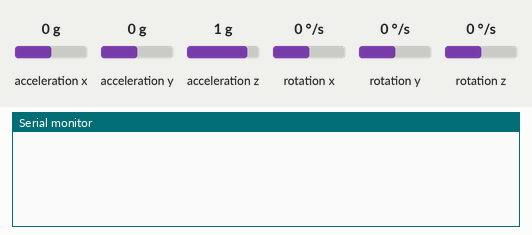
Recording of a sketch running on a simulated ESP32. Shown: the last lines printed to the serial monitor. The test bench sets the inputs (shaded band); at power-on: acceleration z 1 g, acceleration x 0 g, acceleration y 0 g, rotation x 0 °/s, rotation y 0 °/s, rotation z 0 °/s.

Above: at 4.2 s.
4.3 s: acceleration z set to 0 g
At 4.41 s:
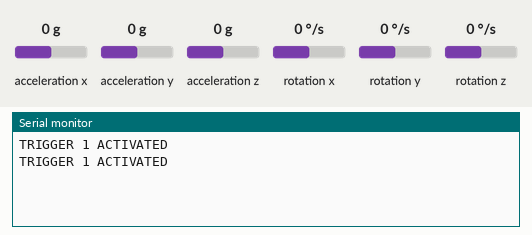
6.0 s: acceleration x set to -1.4 g
At 6.6 s:
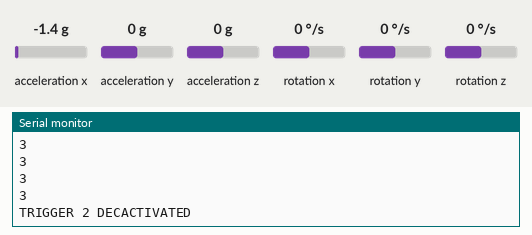

The sketch:

DetectaQueda.ino
```cpp
/**********************************************************************
  Filename    : Acceleration detection
  Description : Read the MPU6050 data and print it out through the serial port
  Auther      : www.freenove.com
  Modification: 2020/07/11
**********************************************************************/
#include <MPU6050_tockn.h>
#include <Wire.h>

#define SDA 13
#define SCL 14

MPU6050 mpu6050(Wire);//Attach the IIC
int16_t AcX,AcY,AcZ,Tmp,GyX,GyY,GyZ;
float ax=0, ay=0, az=0, gx=0, gy=0, gz=0;

boolean fall = false; //stores if a fall has occurred
boolean trigger1=false; //stores if first trigger (lower threshold) has occurred
boolean trigger2=false; //stores if second trigger (upper threshold) has occurred
boolean trigger3=false; //stores if third trigger (orientation change) has occurred
byte trigger1count=0; //stores the counts past since trigger 1 was set true
byte trigger2count=0; //stores the counts past since trigger 2 was set true
byte trigger3count=0; //stores the counts past since trigger 3 was set true
int angleChange=0;
int tempo = 0;

long timer = 0;

void setup() {
  Serial.begin(115200);
  Wire.begin(SDA, SCL);          //attach the IIC pin
  mpu6050.begin();               //initialize the MPU6050
  mpu6050.calcGyroOffsets(true); //get the offsets value
}
// Void loop function - running continuously
void loop()
{
    tempo = millis();
    mpu6050.update();            //update the MPU6050
    getMotion6();                //gain the values of Acceleration and Gyroscope value
    ax = (AcX-2050)/16384.00;
    ay = (AcY-77)/16384.00;
    az = (AcZ-1947)/16384.00;
    gx = (GyX+270)/131.07;
    gy = (GyY-351)/131.07;
    gz = (GyZ+136)/131.07;

    // calculating Amplitute vactor for 3 axis
    float Raw_Amp = pow(pow(ax,2)+pow(ay,2)+pow(az,2),0.5);
    int Amp = Raw_Amp * 10;  // Multiplied by 10 to values are between 0 to 1
    //Serial.println(Amp);
    if (Amp<=2 && trigger2==false) //if AM breaks lower threshold (0.4g)
    {
        trigger1=true;
        Serial.println("TRIGGER 1 ACTIVATED");
    }
    if (trigger1==true)
    {
        trigger1count++;
        if (Amp>=12) //if AM breaks upper threshold (3g)
        {
            trigger2=true;
            Serial.println("TRIGGER 2 ACTIVATED");
            trigger1=false; trigger1count=0;
        }
    }
    // Trigger function
    if (trigger2==true)
    {
        trigger2count++;
        angleChange = pow(pow(gx,2)+pow(gy,2)+pow(gz,2),0.5); Serial.println(angleChange);
        if (angleChange>=30 && angleChange<=400) //if orientation changes by between 80-100 degrees
        {
            trigger3=true; trigger2=false; trigger2count=0;
            Serial.println(angleChange);
            Serial.println("TRIGGER 3 ACTIVATED");
        }
    }
    if (trigger3==true)
    {
        trigger3count++;
        if (trigger3count>=10)
        {
            angleChange = pow(pow(gx,2)+pow(gy,2)+pow(gz,2),0.5);
            //delay(10);
            Serial.println(angleChange);
            if ((angleChange>=0) && (angleChange<=10)) //if orientation changes remains between 0-10 degrees
            {
                fall=true; trigger3=false; trigger3count=0;
                Serial.println(angleChange);
            }
         else  //user regained normal orientation
         {
             trigger3=false; trigger3count=0;
            Serial.println("TRIGGER 3 DEACTIVATED");
         }
        }
    }
    if (fall==true) //in event of a fall detection
    {
        Serial.println("FALL DETECTED using MPU sensor");
        delay(1000);
        //send_event("Webhooks Event Name Sending");
        fall=false;
    }
    if (trigger2count>=6) //allow 0.5s for orientation change
    {
        trigger2=false; trigger2count=0;
        Serial.println("TRIGGER 2 DECACTIVATED");
    }
    if (trigger1count>=6) //allow 0.5s for AM to break upper threshold
    {
        trigger1=false; trigger1count=0;
        Serial.println("TRIGGER 1 DECACTIVATED");
    }
    tempo = millis() - tempo;
    //Serial.println(tempo);
    delay(48);
}

void getMotion6(void){
  AcX=mpu6050.getRawAccX();//gain the values of X axis acceleration raw data
  AcY=mpu6050.getRawAccY();//gain the values of Y axis acceleration raw data
  AcZ=mpu6050.getRawAccZ();//gain the values of Z axis acceleration raw data
  GyX=mpu6050.getRawGyroX();//gain the values of X axis Gyroscope raw data
  GyY=mpu6050.getRawGyroX();//gain the values of Y axis Gyroscope raw data
  GyZ=mpu6050.getRawGyroX();//gain the values of Z axis Gyroscope raw data

}
```

Measured:
- after the input at 4.3 s, the serial monitor: prints a new line after 0.05 s (image 1)
- after the input at 6.0 s, the serial monitor: prints a new line at once (image 2)
